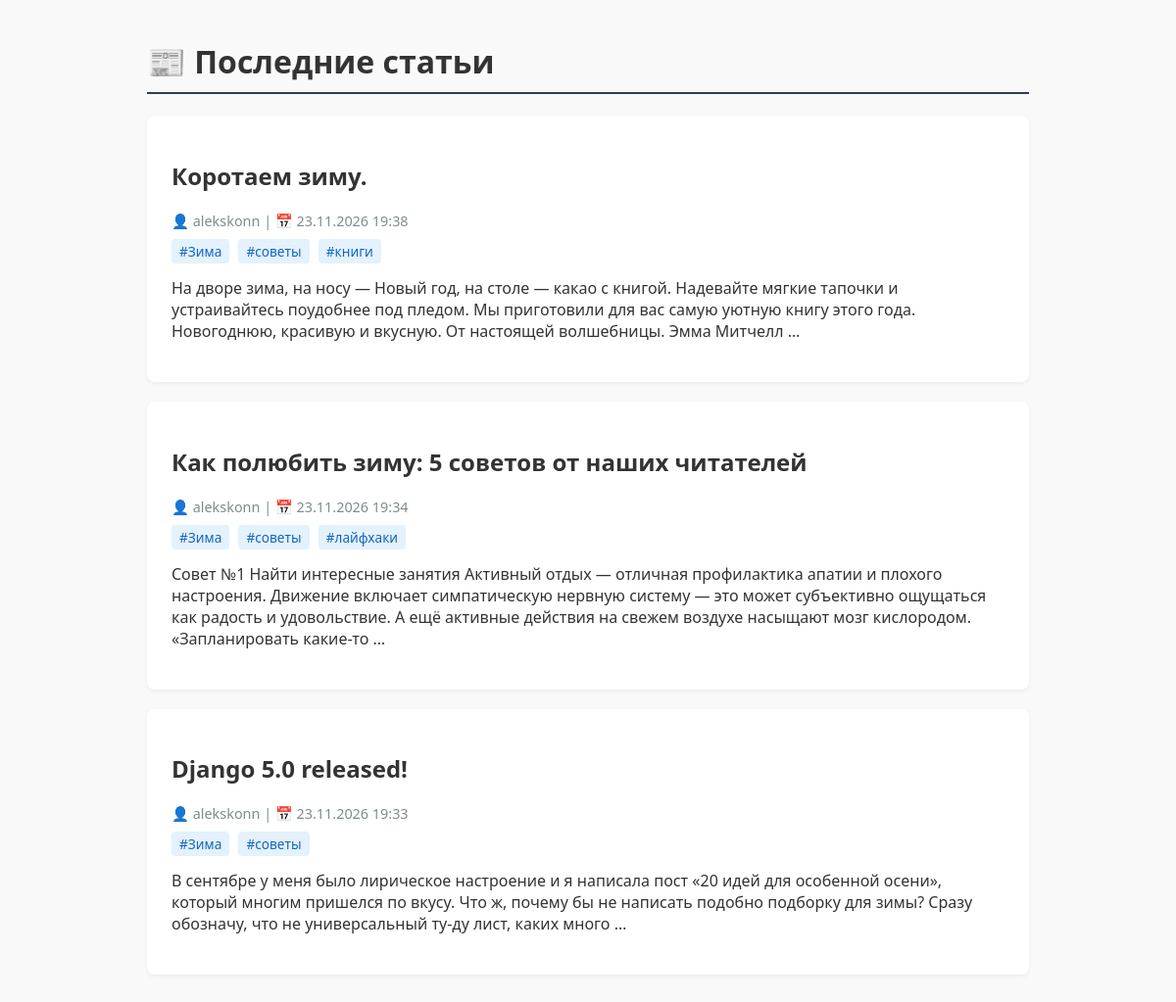
The page / on the database its author committed.
### blog/models.py (models this page shows, shortened)
class Article(models.Model):
    title = models.CharField('Заголовок', max_length=200)
    content = models.TextField('Содержание')
    author = models.ForeignKey(User, on_delete=models.CASCADE, verbose_name='Автор')
    tags = models.ManyToManyField(Tag, blank=True, verbose_name='Теги')
    is_published = models.BooleanField('Опубликовано', default=False)
    created_at = models.DateTimeField('Дата создания', auto_now_add=True)
    updated_at = models.DateTimeField('Дата обновления', auto_now=True)
    class Meta:
        verbose_name = 'Статья'
        verbose_name_plural = 'Статьи'
        ordering = ['-created_at']

class Tag(models.Model):
    name = models.CharField('Название', max_length=100)
    slug = models.SlugField('Слаг', unique=True)
    class Meta:
        verbose_name = 'Тег'
        verbose_name_plural = 'Теги'

### blog/views.py (the view)
# urls.py: path('', views.index, name='index'),
def index(request):
    articles = Article.objects.filter(is_published=True).order_by('-created_at')
    return render(request, 'blog/index.html', {
        'articles': articles
    })

### templates/blog/index.html (shortened to what this page needs)
<!DOCTYPE html>
<html lang="ru">
<head>
</head>
<body>
    <h1>📰 Последние статьи</h1>
    {% if articles %}
        {% for article in articles %}
            <div class="article-card">
                <h2>{{ article.title }}</h2>
                <div class="article-meta">
                    👤 {{ article.author.username }} | 📅 {{ article.created_at|date:"d.m.Y H:i" }}
                </div>
                {% if article.tags.all %}
                    <div class="tags" style="margin-bottom: 15px;">
                        {% for tag in article.tags.all %}
                            <span>#{{ tag.name }}</span>
                        {% endfor %}
                    </div>
                {% endif %}
                <p>{{ article.content|truncatewords:40 }}</p>
            </div>
        {% endfor %}
    {% else %}
        <div class="empty-message">
            Пока нет опубликованных статей.<br>
            Зайдите в <a href="/admin/">админку</a>, создайте статью и поставьте галочку "Опубликовано".
        </div>
    {% endif %}
</body>
</html>

### templates/blog/index.html (style rules this page uses)
body { font-family: 'Segoe UI', Tahoma, Geneva, Verdana, sans-serif; max-width: 900px; margin: 0 auto; padding: 20px; background-color: #f9f9f9; color: #333; }
h1 { border-bottom: 2px solid #2c3e50; padding-bottom: 10px; }
.article-card { background: white; padding: 25px; margin-bottom: 20px; border-radius: 8px; box-shadow: 0 2px 5px rgba(0,0,0,0.05); }
.article-meta { color: #7f8c8d; font-size: 0.9em; margin-bottom: 10px; }
.tags span { background: #e3f2fd; color: #1565c0; padding: 3px 8px; border-radius: 4px; font-size: 0.85em; margin-right: 5px; }

### rows shown on the page
Article: title "Коротаем зиму.", author.username "alekskonn", created_at "23.11.2026 19:38", content "На дворе зима, на носу — Новый год, на столе — какао с книгой. Надевайте мягкие тапочки и устраивайтесь поудобнее под пледом. Мы приготовили для вас самую уютную книгу этого года. Новогоднюю, красивую и вкусную. От настоящей волшебницы. Эмма Митчелл …"
Tag: name "Зима"
Tag: name "советы"
Tag: name "книги"
Article: title "Как полюбить зиму: 5 советов от наших читателей", author.username "alekskonn", created_at "23.11.2026 19:34", content "Совет №1 Найти интересные занятия Активный отдых — отличная профилактика апатии и плохого настроения. Движение включает симпатическую нервную систему — это может субъективно ощущаться как радость и удовольствие. А ещё активные действия на свежем воздухе насыщают мозг кислородом. «Запланировать какие-то …"
Tag: name "лайфхаки"
Article: title "Django 5.0 released!", author.username "alekskonn", created_at "23.11.2026 19:33", content "В сентябре у меня было лирическое настроение и я написала пост «20 идей для особенной осени», который многим пришелся по вкусу. Что ж, почему бы не написать подобно подборку для зимы? Сразу обозначу, что не универсальный ту-ду лист, каких много …"
